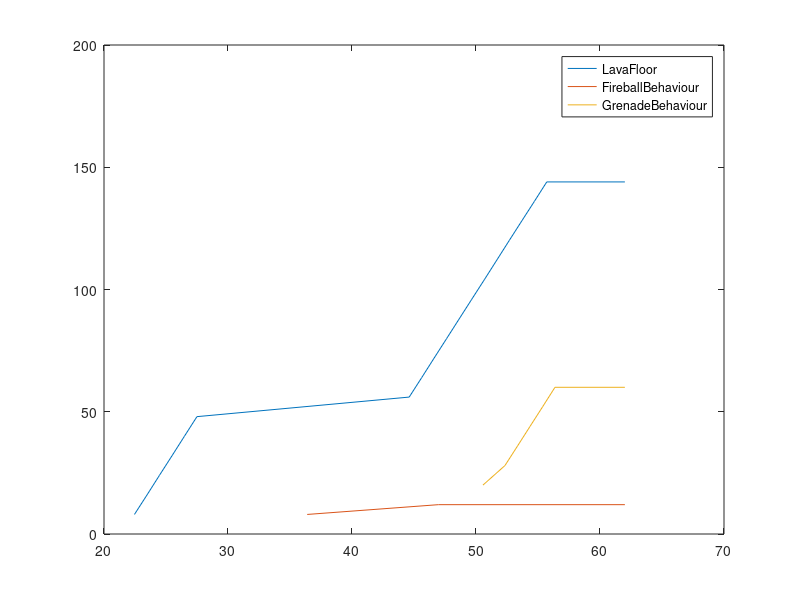

Reproduce this figure in MATLAB. (Note: this script raises an error after producing the figure.)
plot([22.455, 23.47108, 24.47175, 25.4837, 26.48733, 27.49548, 44.613, 45.62605, 46.62826, 47.6396, 48.64656, 49.65635, 50.67121, 51.67342, 52.67494, 53.68544, 54.70248, 55.70648, 62.00537], [8, 16, 24, 32, 40, 48, 56, 64, 72, 80, 88, 96, 104, 112, 120, 128, 136, 144, 144], [36.387, 46.971, 62.00537], [8, 12, 12], [50.56005, 52.335, 53.34935, 54.35632, 55.36723, 56.36852, 62.00537], [20, 28, 36, 44, 52, 60, 60])
h = legend('LavaFloor' , 'FireballBehaviour' , 'GrenadeBehaviour' )
legend(h, 'location', 'outside')
